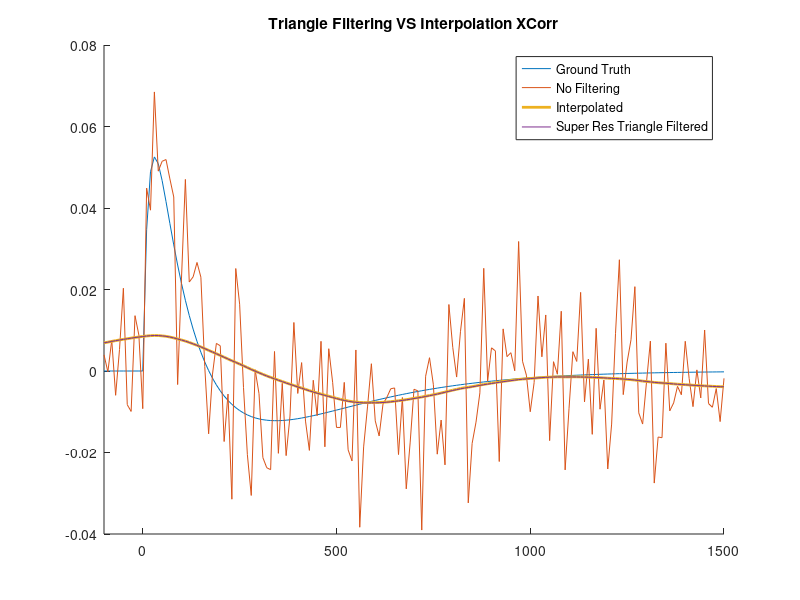

Reproduce this figure in MATLAB.
%% script shows intuition for super-resolution
clear
clc
rng(2); % to get similar behavior each time

sampleInterval = 50; % sample every 500 ms

t = [0:500];
B = (1-exp(-t/2)).*(exp(-t/10)/10 - t.*exp(-t/20)/20/20);
A = 1;

% How far forward and back to calculate filter, in ms
extentForwards = 150;
extentBackwards = 10;

%% Show how more samples is better
impulse = zeros(extentBackwards+1+extentForwards,1);
impulse(extentBackwards+1) = 1;
impulseResponse = filter(B,A,impulse);

%Run through the same number of samples to generate exactly the same noise
%as figure3
for tLength = [1e5 5e4 1.5e4]
    tVec = 1:tLength;
    
    stim = randn(size(tVec));
    resp = filter(B,A,stim);
    resp = resp + std(resp)*randn(size(tVec)); % this sets SNR = 1!
end

sampleIdxs = 1:sampleInterval:max(tVec);

isSampled = zeros(size(resp));
isSampled(sampleIdxs) = 1;

responseSampled = resp.*isSampled;

responseSampled = responseSampled - mean(responseSampled);
stim = stim - mean(stim);


isSampled = zeros(size(resp));
isSampled(sampleIdxs) = 1;
stimMatrixForInterp = toeplitz(stim',zeros(1,extentForwards+extentBackwards+1));
stimMatrixForInterp = stimMatrixForInterp(extentForwards+extentBackwards+1:end,:);

stimMatrixForSuper = toeplitz(stim',zeros(1,extentForwards+extentBackwards+1+sampleInterval*2));
stimMatrixForSuper = stimMatrixForSuper(extentForwards+extentBackwards+1+sampleInterval*2:end,:);

figure(1);
clf;
responseInterped = interp1(sampleIdxs,responseSampled(logical(isSampled)),tVec);

numSamples = sum(isSampled(extentForwards+1+sampleInterval:end-extentBackwards-sampleInterval));
normalXcorr = responseSampled(1,extentForwards+1+sampleInterval:end-extentBackwards-sampleInterval)*stimMatrixForSuper/numSamples;
sampFreq = 1/sampleInterval;
triangleFilter = [0:sampFreq:1, 1-sampFreq:-sampFreq:0];
triangleFilter = triangleFilter./sum(triangleFilter);
normalXcorrFiltered = conv(normalXcorr,triangleFilter,'valid');

numSamplesInterp = length(isSampled(extentForwards+1+sampleInterval:end-extentBackwards-sampleInterval));
interpedXcorr = responseInterped(1,extentForwards+1+sampleInterval:end-extentBackwards-sampleInterval)*stimMatrixForSuper/numSamplesInterp;
deltaFilter = zeros(size(triangleFilter));
deltaFilter(ceil(length(deltaFilter)/2)) = 1;
interpedXcorr = conv(interpedXcorr,deltaFilter,'valid');

hold on;
plot([-extentBackwards:extentForwards]*10,[impulseResponse,normalXcorr(sampleInterval+1:end-sampleInterval)'])
plot([-extentBackwards:extentForwards]*10,interpedXcorr','LineWidth',2);
plot([-extentBackwards:extentForwards]*10,normalXcorrFiltered');
hold off
title('Triangle Filtering VS Interpolation XCorr')
legend({'Ground Truth','No Filtering','Interpolated','Super Res Triangle Filtered'})
set(gca,'xlim',[-extentBackwards,extentForwards]*10);